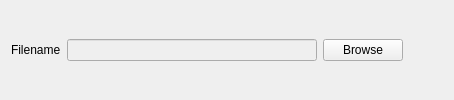
            <widget class="QWidget" name="page_15">
             <layout class="QVBoxLayout" name="verticalLayout_13">
              <item>
               <layout class="QHBoxLayout" name="et_save">
                <item>
                 <widget class="QLabel" name="save_lbFile">
                  <property name="text">
                   <string>Filename</string>
                  </property>
                 </widget>
                </item>
                <item>
                 <widget class="QLineEdit" name="leNameSPE">
                  <property name="enabled">
                   <bool>false</bool>
                  </property>
                  <property name="minimumSize">
                   <size>
                    <width>250</width>
                    <height>0</height>
                   </size>
                  </property>
                 </widget>
                </item>
                <item>
                 <widget class="QPushButton" name="pbBrowseSPE">
                  <property name="text">
                   <string>Browse</string>
                  </property>
                 </widget>
                </item>
                <item>
                 <spacer name="horizontalSpacer_2">
                  <property name="orientation">
                   <enum>Qt::Horizontal</enum>
                  </property>
                  <property name="sizeType">
                   <enum>QSizePolicy::MinimumExpanding</enum>
                  </property>
                  <property name="sizeHint" stdset="0">
                   <size>
                    <width>40</width>
                    <height>20</height>
                   </size>
                  </property>
                 </spacer>
                </item>
               </layout>
              </item>
             </layout>
            </widget>
